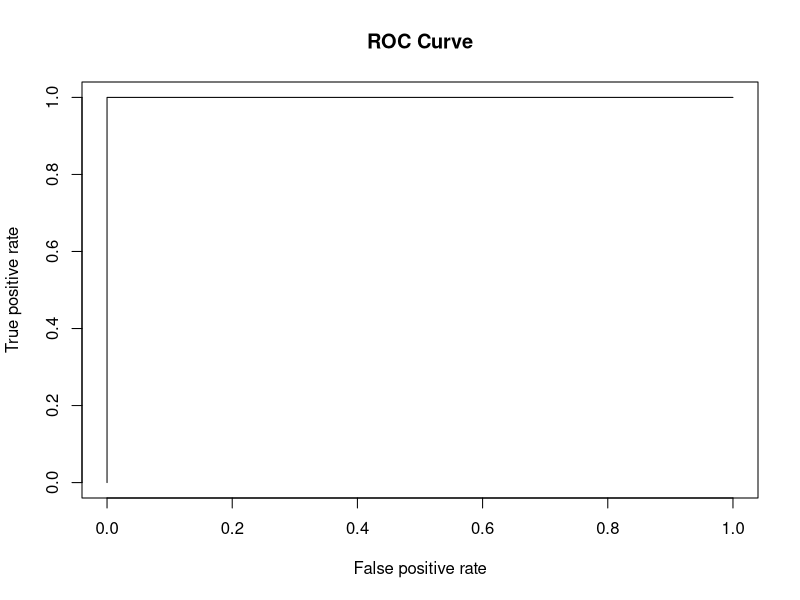

Write R code to recreate this figure.
# Here we use **Random Forest** classifier as an example.


# 1) preparation ---------------

# we need the following packages
#   1. magrittr enable one style of writing R code. For why I use that style,  
#        please refer to https://r4ds.had.co.nz/pipes.html#piping-alternatives
#   2. dplyr: manipulate data frame
#   3. randomForest: build random forest model
#   4. ROCR: ROC analysis
#   5. GGally: plot correlation between features


# specify needed packages
cran_pkg <- c('magrittr', 'dplyr', 'randomForest', 'ROCR', 'GGally')
# install packages which doesn’t exist in your system 
#   (`.packages(T)` will list all existing packages in the system.)
lapply(cran_pkg, function(x) {if (!(x %in% .packages(T))) install.packages(x)})

# To avoid conflict of function name, in the following code, 
#   I prefer `pkg::fun()` instead of `library(pkg)`.
library(magrittr)


# Before we start, let set the random seed to make our results reproducible:

set.seed(0) 

# 2) Generate/Read a data set -------------

# We use one of R’s built-in data set, `iris`, Edgar Anderson’s Iris Data set.

# The original data set contains observations for four features 
#   (sepal length and width, and petal length and width — all in cm) of 
#   150 flowers of three species (each 50).

# To make things simple, here we only choose two species, 
#   `versicolor` and `virginica`.

# The frist line turn iris into a tibble, a modern reimagining of the data.frame.
# The second line select rows whose species is not setosa, 
#   so only versicolor and virginica are left.
# The third line drops factor level of Species variable, 
#   randomForest::randomForest() would complain if you don’t do this. 
#   (This is a little technical, the orignial Species contains three levels, 
#   setosa, versicolor and virginica. Although we remove all setosa values, 
#   the setosa level still exists, and now this level contains no values, 
#   that would cause randomForest::randomForest() to fail. 
#   After we call factor(), Species only contains two levels, 
#   both do have values.)
df <- iris %>% tibble::as_tibble() %>% 
    dplyr::filter(Species != 'setosa') %>%
    dplyr::mutate(Species = factor(Species))


# Let’s have a look at our data (only part of it is shown):
df %>% {dplyr::bind_rows(head(., 3), tail(., 3))}


# 3) Divide the data into training and test sets --------------

# Before we build the model, 
#   we need to divide the data set into training set and testing set. 
#   So we can train our model using data in training set, 
#   and evalute the model using data in testing set.

# Here we randomly assigns 80 percent samples to the training set, 
#   and the left 20 percent to the testing set.


# The following code seems a little complicated, 
#   and it require you to be familiar with the R language. 

# Anyway, I will try to use a simple example to explain the core idea:
#   - Image your data contains only 5 rows, then 80 percent is 5 * 0.8 = 4 
#       (here `nrow_training` is `4`). 
#   - Image you decide to choose the 1st, 2nd, 3rd and 5th rows for training 
#       (here `indexes` is `c(1, 2, 3, 5)`)
#   - Now `training` contains the 1st, 2nd, 3rd and 5th rows of `df` 
#       (`[indexes, ]` means to choose these rows)
#   - And `testing` contains the 4th row of `df` 
#       (`[-indexes, ]` means not to choose these rows, 
#       so only the 4th row is left)

nrow_training <- floor(nrow(df) * 0.8)  # Calculate the size of training sets
indexes <- sample(1:nrow(df), nrow_training)  # these rows will be select for training

training <- df[indexes, ] 
testing <- df[-indexes, ]

# 4) Build the model on training set -----------------

# Then we can build a random forest model.

# The code is fairly easy and straightforward:
#   - `Species` is the reponse variable
#   - `.` tells that all other variables are features
#   - `training` is the data to train the model
rf_classifier = randomForest::randomForest(Species ~ ., training)


# Let’s have a look at our model
rf_classifier


# 5) Evaluate the model on test set --------------------

# After we build the model, we can make prediction on the testing set:

# `predict()` needs two arguments, the model and a `data.frame` of features. 
#   (`-ncol(testing)` means to drop the last column, 
#   so `testing[, -ncol(testing)` only contains features)
predicted_value <- predict(rf_classifier, testing[, -ncol(testing)])

# we use `testing[[ncol(testing)]]` to get the last column, i.e, 
#   the real value of `Species` in the testing set
real_value <- testing[[ncol(testing)]]

# As you can see, `predicted_value` and `real_value` both contains 20 values, 
#   correspond to 20 rows of testing data. 
# Each value tells a row belongs which species, 
#   the former is the model’ precdiction, the latter is the real case.
predicted_value
real_value

# We can reformat the result to make it more clear:
tibble::tibble(predicted_value, real_value) %>% 
    tibble::add_column(correct = predicted_value == real_value) 

# You can summarise the result into a confusion matrix, 
#   and calculate sensitivity, specificity, accuracy, etc.


# 6) ROC ------------------------------

# Finally, let’s draw a ROC curve.


# for each row, 
#   we use the model to predict the probability of it belongs to each species
probability <- predict(rf_classifier, testing[, -ncol(testing)], type = 'prob')

# we flag the first level (`versicolor` here, notice the `[1]`) as `1`, 
#   the second level (`virginica` here) as `0`.
#   (`as.integer()` will convert `T` to `1`, `F` to `0`.)
label <- as.integer(testing[[5]] == colnames(probability)[1])


# we calculate the ROC statistics. 
#   `[ , 1]` chooses the first column, corresponds to the `[1]` above.
prediction <- ROCR::prediction(probability[ , 1], label)

 

# Plot the ROC using false positive rate (`'fpr'`) as x axis, 
#   true positive rate (`'tpr'`) as y axis.
prediction %>% 
    ROCR::performance('tpr', 'fpr') %>% 
    ROCR::plot(main = 'ROC Curve')


# Finally, we can cauculate the AUC


ROCR::performance(prediction, 'auc')@y.values[[1]]
